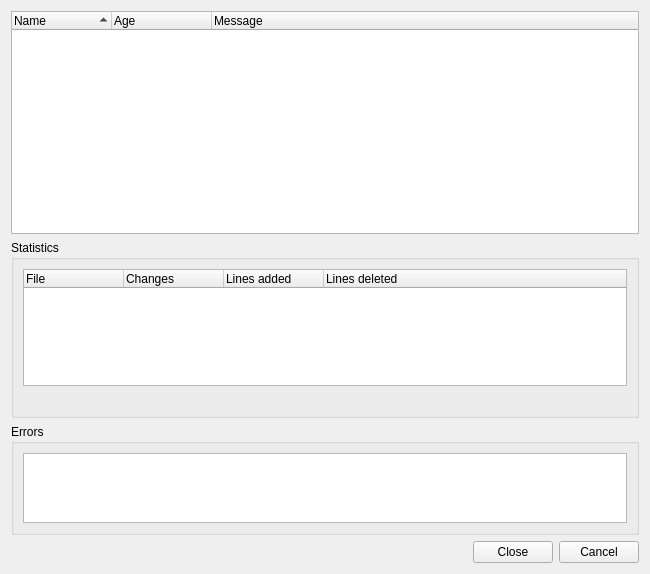
<?xml version="1.0" encoding="UTF-8"?>
<ui version="4.0">
 <class>HgShelveBrowserDialog</class>
 <widget class="QWidget" name="HgShelveBrowserDialog">
  <property name="geometry">
   <rect>
    <x>0</x>
    <y>0</y>
    <width>650</width>
    <height>574</height>
   </rect>
  </property>
  <property name="windowTitle">
   <string>Mercurial Shelve Browser</string>
  </property>
  <layout class="QVBoxLayout" name="verticalLayout_2">
   <item>
    <widget class="QTreeWidget" name="shelveList">
     <property name="sizePolicy">
      <sizepolicy hsizetype="Expanding" vsizetype="Expanding">
       <horstretch>0</horstretch>
       <verstretch>5</verstretch>
      </sizepolicy>
     </property>
     <property name="contextMenuPolicy">
      <enum>Qt::CustomContextMenu</enum>
     </property>
     <property name="alternatingRowColors">
      <bool>true</bool>
     </property>
     <property name="selectionMode">
      <enum>QAbstractItemView::ExtendedSelection</enum>
     </property>
     <property name="rootIsDecorated">
      <bool>false</bool>
     </property>
     <property name="itemsExpandable">
      <bool>false</bool>
     </property>
     <property name="sortingEnabled">
      <bool>true</bool>
     </property>
     <column>
      <property name="text">
       <string>Name</string>
      </property>
     </column>
     <column>
      <property name="text">
       <string>Age</string>
      </property>
     </column>
     <column>
      <property name="text">
       <string>Message</string>
      </property>
     </column>
    </widget>
   </item>
   <item>
    <widget class="QGroupBox" name="groupBox">
     <property name="sizePolicy">
      <sizepolicy hsizetype="Preferred" vsizetype="Preferred">
       <horstretch>0</horstretch>
       <verstretch>4</verstretch>
      </sizepolicy>
     </property>
     <property name="title">
      <string>Statistics</string>
     </property>
     <layout class="QVBoxLayout" name="verticalLayout">
      <item>
       <widget class="QTreeWidget" name="statisticsList">
        <property name="sizePolicy">
         <sizepolicy hsizetype="Expanding" vsizetype="Expanding">
          <horstretch>0</horstretch>
          <verstretch>2</verstretch>
         </sizepolicy>
        </property>
        <property name="alternatingRowColors">
         <bool>true</bool>
        </property>
        <property name="selectionMode">
         <enum>QAbstractItemView::NoSelection</enum>
        </property>
        <property name="rootIsDecorated">
         <bool>false</bool>
        </property>
        <property name="itemsExpandable">
         <bool>false</bool>
        </property>
        <column>
         <property name="text">
          <string>File</string>
         </property>
        </column>
        <column>
         <property name="text">
          <string>Changes</string>
         </property>
        </column>
        <column>
         <property name="text">
          <string>Lines added</string>
         </property>
        </column>
        <column>
         <property name="text">
          <string>Lines deleted</string>
         </property>
        </column>
        <column>
         <property name="text">
          <string/>
         </property>
        </column>
       </widget>
      </item>
      <item>
       <layout class="QHBoxLayout" name="horizontalLayout">
        <item>
         <widget class="QLabel" name="filesLabel">
          <property name="text">
           <string/>
          </property>
         </widget>
        </item>
        <item>
         <widget class="QLabel" name="insertionsLabel">
          <property name="text">
           <string/>
          </property>
         </widget>
        </item>
        <item>
         <widget class="QLabel" name="deletionsLabel">
          <property name="text">
           <string/>
          </property>
         </widget>
        </item>
       </layout>
      </item>
     </layout>
    </widget>
   </item>
   <item>
    <widget class="QGroupBox" name="errorGroup">
     <property name="sizePolicy">
      <sizepolicy hsizetype="Preferred" vsizetype="Expanding">
       <horstretch>0</horstretch>
       <verstretch>1</verstretch>
      </sizepolicy>
     </property>
     <property name="title">
      <string>Errors</string>
     </property>
     <layout class="QVBoxLayout">
      <item>
       <widget class="QTextEdit" name="errors">
        <property name="whatsThis">
         <string>&lt;b&gt;Mercurial shelve errors&lt;/b&gt;&lt;p&gt;This shows possible error messages of the hg shelve command.&lt;/p&gt;</string>
        </property>
        <property name="readOnly">
         <bool>true</bool>
        </property>
        <property name="acceptRichText">
         <bool>false</bool>
        </property>
       </widget>
      </item>
     </layout>
    </widget>
   </item>
   <item>
    <widget class="QDialogButtonBox" name="buttonBox">
     <property name="standardButtons">
      <set>QDialogButtonBox::Cancel|QDialogButtonBox::Close</set>
     </property>
    </widget>
   </item>
  </layout>
 </widget>
 <tabstops>
  <tabstop>shelveList</tabstop>
  <tabstop>statisticsList</tabstop>
  <tabstop>errors</tabstop>
  <tabstop>buttonBox</tabstop>
 </tabstops>
 <resources/>
 <connections/>
</ui>
